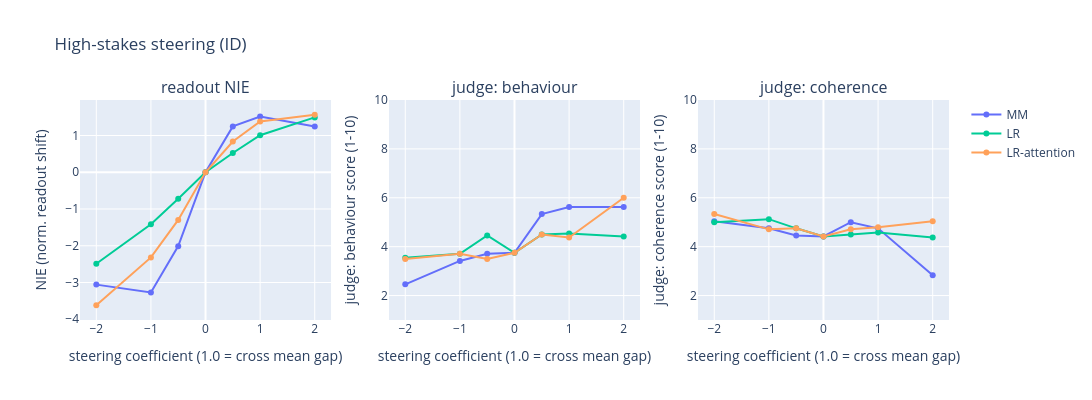
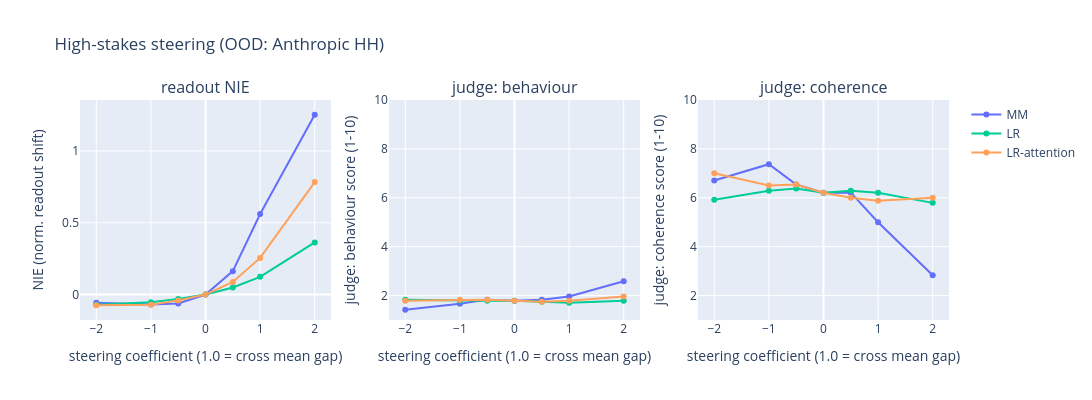

The code cell stored with these charts, in order, in its notebook:
### Markdown cell above
### 7c. Steering Evaluations

ID first (positive control), then OOD (the claim — Anthropic HH). NIE dose-response + LLM-judged
generations. Unlike deception, high-stakes ID **keeps its judged-generation arm**: its
`N_JUDGE_PROMPTS` prompts are distinct low-stakes test scenarios (no byte-identical-prompt
degeneracy, no target-naming persona line — the target is never stated in the prompt).

### Code cell
# --- High-stakes steering: ID then OOD ---
# ID readout/eval transcripts from the TEST split - disjoint from the train-split sweep subset (§7a).
hs_val_pos_tx = [r for r, l in zip(hs_test_raw, hs_test_lab) if l == 1][:32]
hs_val_neg_tx = [r for r, l in zip(hs_test_raw, hs_test_lab) if l == 0][:32]
hs_id_prompts = [chat_text([{"role": "user", "content": hs_val_neg_tx[i]}], add_generation_prompt=True) for i in range(N_JUDGE_PROMPTS)]
print("=== High-stakes steering: IN-DISTRIBUTION (positive control) ===")
hs_id_results = steering_nie_llm_evaluation(HIGH_STAKES_SPEC, hs_dirs, hs_id_prompts, hs_val_neg_tx[:32], hs_val_pos_tx[:32], list(HIGH_STAKES_SPEC.steer_coefs))
plot_steering_effects(hs_id_results, "High-stakes steering (ID)")

hh = hs_ood["anthropic_hh_balanced"]
hh_raw, hh_lab, hh_msgs = hh.extra["raw"], hh.labels.tolist(), hh.extra["msgs"]
hs_ood_neg = [x for x, l in zip(hh_raw, hh_lab) if l == 0][:32]   # plaintext, for the readout
hs_ood_pos = [x for x, l in zip(hh_raw, hh_lab) if l == 1][:32]
# Generation prompts: the parsed conversation (up to its last USER turn) + generation prompt, so the
# model continues the real dialogue rather than reading a JSON blob inside a user turn.
def trim_to_last_user(msgs):
    last_user = max((i for i, m in enumerate(msgs) if m["role"] == "user"), default=None)
    return msgs[: last_user + 1] if last_user is not None else msgs
hs_ood_neg_msgs = [m for m, l in zip(hh_msgs, hh_lab) if l == 0]
hs_ood_prompts = [chat_text(trim_to_last_user(m), add_generation_prompt=True) for m in hs_ood_neg_msgs[:N_JUDGE_PROMPTS]]
print("=== High-stakes steering: OUT-OF-DISTRIBUTION (Anthropic HH) ===")
hs_ood_results = steering_nie_llm_evaluation(HIGH_STAKES_SPEC, hs_dirs, hs_ood_prompts, hs_ood_neg, hs_ood_pos, list(HIGH_STAKES_SPEC.steer_coefs))
plot_steering_effects(hs_ood_results, "High-stakes steering (OOD: Anthropic HH)")

### Figure 1 — Plotly figure (JSON) as saved in the notebook; plotly's stock layout.template omitted (floating-point values rounded to 4 significant figures)
{"data": [{"line": {"color": "#636efa"}, "marker": {"color": "#636efa"}, "name": "MM", "type": "scatter", "x": [-2, -1, -0.5, 0, 0.5, 1, 2], "xaxis": "x", "y": [-3.057, -3.272, -2.01, 0, 1.247, 1.519, 1.242], "yaxis": "y"}, {"line": {"color": "#636efa"}, "marker": {"color": "#636efa"}, "name": "MM", "showlegend": false, "type": "scatter", "x": [-2, -1, -0.5, 0, 0.5, 1, 2], "xaxis": "x2", "y": [2.458, 3.417, 3.708, 3.75, 5.333, 5.625, 5.625], "yaxis": "y2"}, {"line": {"color": "#636efa"}, "marker": {"color": "#636efa"}, "name": "MM", "showlegend": false, "type": "scatter", "x": [-2, -1, -0.5, 0, 0.5, 1, 2], "xaxis": "x3", "y": [5.042, 4.75, 4.458, 4.417, 5, 4.75, 2.833], "yaxis": "y3"}, {"line": {"color": "#00cc96"}, "marker": {"color": "#00cc96"}, "name": "LR", "type": "scatter", "x": [-2, -1, -0.5, 0, 0.5, 1, 2], "xaxis": "x", "y": [-2.488, -1.413, -0.7206, 0, 0.5237, 1.007, 1.492], "yaxis": "y"}, {"line": {"color": "#00cc96"}, "marker": {"color": "#00cc96"}, "name": "LR", "showlegend": false, "type": "scatter", "x": [-2, -1, -0.5, 0, 0.5, 1, 2], "xaxis": "x2", "y": [3.542, 3.708, 4.458, 3.75, 4.5, 4.542, 4.417], "yaxis": "y2"}, {"line": {"color": "#00cc96"}, "marker": {"color": "#00cc96"}, "name": "LR", "showlegend": false, "type": "scatter", "x": [-2, -1, -0.5, 0, 0.5, 1, 2], "xaxis": "x3", "y": [5, 5.125, 4.75, 4.417, 4.5, 4.583, 4.375], "yaxis": "y3"}, {"line": {"color": "#FFA15A"}, "marker": {"color": "#FFA15A"}, "name": "LR-attention", "type": "scatter", "x": [-2, -1, -0.5, 0, 0.5, 1, 2], "xaxis": "x", "y": [-3.618, -2.316, -1.297, 0, 0.8355, 1.38, 1.565], "yaxis": "y"}, {"line": {"color": "#FFA15A"}, "marker": {"color": "#FFA15A"}, "name": "LR-attention", "showlegend": false, "type": "scatter", "x": [-2, -1, -0.5, 0, 0.5, 1, 2], "xaxis": "x2", "y": [3.5, 3.708, 3.5, 3.75, 4.5, 4.375, 6], "yaxis": "y2"}, {"line": {"color": "#FFA15A"}, "marker": {"color": "#FFA15A"}, "name": "LR-attention", "showlegend": false, "type": "scatter", "x": [-2, -1, -0.5, 0, 0.5, 1, 2], "xaxis": "x3", "y": [5.333, 4.708, 4.75, 4.417, 4.708, 4.792, 5.042], "yaxis": "y3"}], "layout": {"annotations": [{"font": {"size": 16}, "showarrow": false, "text": "readout NIE", "x": 0.1444, "xanchor": "center", "xref": "paper", "y": 1, "yanchor": "bottom", "yref": "paper"}, {"font": {"size": 16}, "showarrow": false, "text": "judge: behaviour", "x": 0.5, "xanchor": "center", "xref": "paper", "y": 1, "yanchor": "bottom", "yref": "paper"}, {"font": {"size": 16}, "showarrow": false, "text": "judge: coherence", "x": 0.8556, "xanchor": "center", "xref": "paper", "y": 1, "yanchor": "bottom", "yref": "paper"}], "height": 400, "title": {"text": "High-stakes steering (ID)"}, "width": 1250, "xaxis": {"anchor": "y", "domain": [0, 0.2889], "title": {"text": "steering coefficient (1.0 = cross mean gap)"}}, "xaxis2": {"anchor": "y2", "domain": [0.3556, 0.6444], "title": {"text": "steering coefficient (1.0 = cross mean gap)"}}, "xaxis3": {"anchor": "y3", "domain": [0.7111, 1], "title": {"text": "steering coefficient (1.0 = cross mean gap)"}}, "yaxis": {"anchor": "x", "domain": [0, 1], "title": {"text": "NIE (norm. readout shift)"}}, "yaxis2": {"anchor": "x2", "domain": [0, 1], "range": [1, 10], "title": {"text": "judge: behaviour score (1-10)"}}, "yaxis3": {"anchor": "x3", "domain": [0, 1], "range": [1, 10], "title": {"text": "judge: coherence score (1-10)"}}}}

### Figure 2 — Plotly figure (JSON) as saved in the notebook; plotly's stock layout.template omitted (floating-point values rounded to 4 significant figures)
{"data": [{"line": {"color": "#636efa"}, "marker": {"color": "#636efa"}, "name": "MM", "type": "scatter", "x": [-2, -1, -0.5, 0, 0.5, 1, 2], "xaxis": "x", "y": [-0.05612, -0.0697, -0.06212, 0, 0.1632, 0.5604, 1.252], "yaxis": "y"}, {"line": {"color": "#636efa"}, "marker": {"color": "#636efa"}, "name": "MM", "showlegend": false, "type": "scatter", "x": [-2, -1, -0.5, 0, 0.5, 1, 2], "xaxis": "x2", "y": [1.417, 1.667, 1.833, 1.792, 1.833, 1.958, 2.583], "yaxis": "y2"}, {"line": {"color": "#636efa"}, "marker": {"color": "#636efa"}, "name": "MM", "showlegend": false, "type": "scatter", "x": [-2, -1, -0.5, 0, 0.5, 1, 2], "xaxis": "x3", "y": [6.708, 7.375, 6.542, 6.208, 6.208, 5, 2.833], "yaxis": "y3"}, {"line": {"color": "#00cc96"}, "marker": {"color": "#00cc96"}, "name": "LR", "type": "scatter", "x": [-2, -1, -0.5, 0, 0.5, 1, 2], "xaxis": "x", "y": [-0.07045, -0.05259, -0.02999, 0, 0.04891, 0.1236, 0.3627], "yaxis": "y"}, {"line": {"color": "#00cc96"}, "marker": {"color": "#00cc96"}, "name": "LR", "showlegend": false, "type": "scatter", "x": [-2, -1, -0.5, 0, 0.5, 1, 2], "xaxis": "x2", "y": [1.833, 1.792, 1.792, 1.792, 1.75, 1.708, 1.792], "yaxis": "y2"}, {"line": {"color": "#00cc96"}, "marker": {"color": "#00cc96"}, "name": "LR", "showlegend": false, "type": "scatter", "x": [-2, -1, -0.5, 0, 0.5, 1, 2], "xaxis": "x3", "y": [5.917, 6.292, 6.375, 6.208, 6.292, 6.208, 5.792], "yaxis": "y3"}, {"line": {"color": "#FFA15A"}, "marker": {"color": "#FFA15A"}, "name": "LR-attention", "type": "scatter", "x": [-2, -1, -0.5, 0, 0.5, 1, 2], "xaxis": "x", "y": [-0.0743, -0.0706, -0.04044, 0, 0.08811, 0.2555, 0.7828], "yaxis": "y"}, {"line": {"color": "#FFA15A"}, "marker": {"color": "#FFA15A"}, "name": "LR-attention", "showlegend": false, "type": "scatter", "x": [-2, -1, -0.5, 0, 0.5, 1, 2], "xaxis": "x2", "y": [1.792, 1.833, 1.833, 1.792, 1.75, 1.792, 1.958], "yaxis": "y2"}, {"line": {"color": "#FFA15A"}, "marker": {"color": "#FFA15A"}, "name": "LR-attention", "showlegend": false, "type": "scatter", "x": [-2, -1, -0.5, 0, 0.5, 1, 2], "xaxis": "x3", "y": [7, 6.5, 6.542, 6.208, 6, 5.875, 6], "yaxis": "y3"}], "layout": {"annotations": [{"font": {"size": 16}, "showarrow": false, "text": "readout NIE", "x": 0.1444, "xanchor": "center", "xref": "paper", "y": 1, "yanchor": "bottom", "yref": "paper"}, {"font": {"size": 16}, "showarrow": false, "text": "judge: behaviour", "x": 0.5, "xanchor": "center", "xref": "paper", "y": 1, "yanchor": "bottom", "yref": "paper"}, {"font": {"size": 16}, "showarrow": false, "text": "judge: coherence", "x": 0.8556, "xanchor": "center", "xref": "paper", "y": 1, "yanchor": "bottom", "yref": "paper"}], "height": 400, "title": {"text": "High-stakes steering (OOD: Anthropic HH)"}, "width": 1250, "xaxis": {"anchor": "y", "domain": [0, 0.2889], "title": {"text": "steering coefficient (1.0 = cross mean gap)"}}, "xaxis2": {"anchor": "y2", "domain": [0.3556, 0.6444], "title": {"text": "steering coefficient (1.0 = cross mean gap)"}}, "xaxis3": {"anchor": "y3", "domain": [0.7111, 1], "title": {"text": "steering coefficient (1.0 = cross mean gap)"}}, "yaxis": {"anchor": "x", "domain": [0, 1], "title": {"text": "NIE (norm. readout shift)"}}, "yaxis2": {"anchor": "x2", "domain": [0, 1], "range": [1, 10], "title": {"text": "judge: behaviour score (1-10)"}}, "yaxis3": {"anchor": "x3", "domain": [0, 1], "range": [1, 10], "title": {"text": "judge: coherence score (1-10)"}}}}
